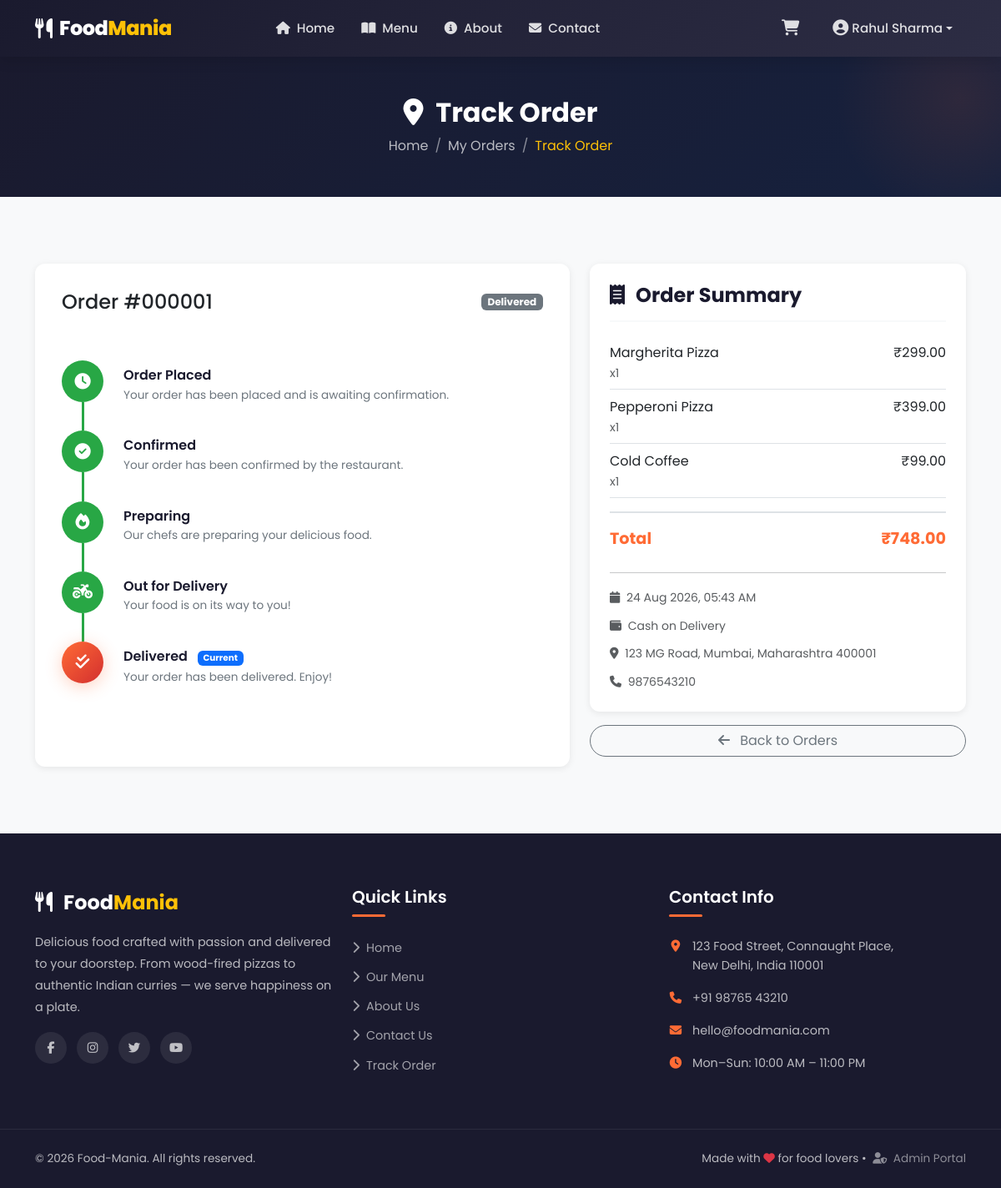
The page /user/order_track.php?id=1 (signed in) on the database its author committed.
### tables this page shows
CREATE TABLE `orders` (
    `id` INT(11) NOT NULL AUTO_INCREMENT,
    `user_id` INT(11) NOT NULL,
    `total_amount` DECIMAL(10,2) NOT NULL,
    `status` ENUM('pending','confirmed','preparing','out_for_delivery','delivered','cancelled') NOT NULL DEFAULT 'pending',
    `payment_method` ENUM('cod','online') NOT NULL DEFAULT 'cod',
    `delivery_address` TEXT NOT NULL,
    `phone` VARCHAR(20) NOT NULL,
    `created_at` TIMESTAMP NOT NULL DEFAULT CURRENT_TIMESTAMP,
    PRIMARY KEY (`id`),
    KEY `fk_order_user` (`user_id`),
    CONSTRAINT `fk_order_user` FOREIGN KEY (`user_id`) REFERENCES `users`(`id`) ON DELETE CASCADE
);

CREATE TABLE `order_items` (
    `id` INT(11) NOT NULL AUTO_INCREMENT,
    `order_id` INT(11) NOT NULL,
    `food_item_id` INT(11) NOT NULL,
    `quantity` INT(11) NOT NULL,
    `price` DECIMAL(10,2) NOT NULL,
    PRIMARY KEY (`id`),
    KEY `fk_oi_order` (`order_id`),
    KEY `fk_oi_food` (`food_item_id`),
    CONSTRAINT `fk_oi_order` FOREIGN KEY (`order_id`) REFERENCES `orders`(`id`) ON DELETE CASCADE,
    CONSTRAINT `fk_oi_food` FOREIGN KEY (`food_item_id`) REFERENCES `food_items`(`id`) ON DELETE CASCADE
);

CREATE TABLE `food_items` (
    `id` INT(11) NOT NULL AUTO_INCREMENT,
    `category_id` INT(11) NOT NULL,
    `name` VARCHAR(150) NOT NULL,
    `description` TEXT DEFAULT NULL,
    `price` DECIMAL(10,2) NOT NULL,
    `image` VARCHAR(255) DEFAULT NULL,
    `is_available` TINYINT(1) NOT NULL DEFAULT 1,
    `created_at` TIMESTAMP NOT NULL DEFAULT CURRENT_TIMESTAMP,
    PRIMARY KEY (`id`),
    KEY `fk_food_category` (`category_id`),
    CONSTRAINT `fk_food_category` FOREIGN KEY (`category_id`) REFERENCES `categories`(`id`) ON DELETE CASCADE
);

### user/order_track.php (the view, shortened to what this page needs)
<?php
require_once __DIR__ . '/../includes/functions.php';
$pdo = getDBConnection();
$userId = $_SESSION['user_id'];
$orderId = isset($_GET['id']) ? (int)$_GET['id'] : 0;
$stmt = $pdo->prepare("SELECT * FROM orders WHERE id = :id AND user_id = :uid");
$stmt->execute([':id' => $orderId, ':uid' => $userId]);
$order = $stmt->fetch();
$stmtItems = $pdo->prepare("
    SELECT oi.*, f.name
    FROM order_items oi
    JOIN food_items f ON oi.food_item_id = f.id
    WHERE oi.order_id = :oid
");
$stmtItems->execute([':oid' => $orderId]);
$orderItems = $stmtItems->fetchAll();
$statusSteps = [
    'pending'          => ['icon' => 'fa-clock',       'label' => 'Order Placed',       'desc' => 'Your order has been placed and is awaiting confirmation.'],
    'confirmed'        => ['icon' => 'fa-check-circle','label' => 'Confirmed',           'desc' => 'Your order has been confirmed by the restaurant.'],
    'preparing'        => ['icon' => 'fa-fire',        'label' => 'Preparing',            'desc' => 'Our chefs are preparing your delicious food.'],
    'out_for_delivery' => ['icon' => 'fa-motorcycle',  'label' => 'Out for Delivery',     'desc' => 'Your food is on its way to you!'],
    'delivered'        => ['icon' => 'fa-check-double','label' => 'Delivered',             'desc' => 'Your order has been delivered. Enjoy!'],
];
$statusKeys = array_keys($statusSteps);
$currentIndex = array_search($order['status'], $statusKeys);
include __DIR__ . '/../includes/header.php';
include __DIR__ . '/../includes/navbar.php';
?>
<div class="page-header">
    <div class="container">
        <h1><i class="fas fa-map-marker-alt me-2"></i> Track Order</h1>
        <nav aria-label="breadcrumb">
            <ol class="breadcrumb">
                <li class="breadcrumb-item"><a href="<?php echo SITE_URL; ?>/">Home</a></li>
                <li class="breadcrumb-item"><a href="<?php echo SITE_URL; ?>/user/order_history.php">My Orders</a></li>
                <li class="breadcrumb-item active" aria-current="page">Track Order</li>
            </ol>
        </nav>
    </div>
</div>
<section class="section-padding">
    <div class="container">
        <div class="row g-4">
            <div class="col-lg-7">
                <div class="checkout-card">
                    <div class="d-flex justify-content-between align-items-center mb-4">
                        <h4 class="mb-0">
                            Order #<?php echo str_pad($order['id'], 6, '0', STR_PAD_LEFT); ?>
                        </h4>
                        <?php echo getStatusBadge($order['status']); ?>
                    </div>
                    <?php if ($order['status'] === 'cancelled'): ?>
                        <div class="alert alert-danger">
                            <i class="fas fa-times-circle me-2"></i>
                            This order has been cancelled.
                        </div>
                    <?php else: ?>
                        <div class="order-timeline">
                            <?php $i = 0; foreach ($statusSteps as $key => $step):
                                $isCompleted = $i < $currentIndex;
                                $isActive    = $i === $currentIndex;
                                $isFuture    = $i > $currentIndex;
                            ?>
                                <div class="timeline-step">
                                    <div class="timeline-icon <?php echo $isCompleted ? 'completed' : ($isActive ? 'active' : ''); ?>">
                                        <i class="fas <?php echo $step['icon']; ?>"></i>
                                    </div>
                                    <?php if ($i < count($statusSteps) - 1): ?>
                                        <div class="timeline-line <?php echo $isCompleted ? 'active' : ''; ?>"></div>
                                    <?php endif; ?>
                                    <div class="timeline-content">
                                        <h6 class="<?php echo $isFuture ? 'text-muted' : ''; ?>">
                                            <?php echo $step['label']; ?>
                                            <?php if ($isActive): ?>
                                                <span class="badge bg-primary ms-2" style="font-size:0.65rem;">Current</span>
                                            <?php endif; ?>
                                        </h6>
                                        <p class="<?php echo $isFuture ? 'text-muted' : ''; ?>">
                                            <?php echo $step['desc']; ?>
                                        </p>
                                    </div>
                                </div>
                            <?php $i++; endforeach; ?>
                        </div>
                    <?php endif; ?>
                </div>
            </div>
            <div class="col-lg-5">
                <div class="cart-summary">
                    <h4><i class="fas fa-receipt me-2"></i> Order Summary</h4>
                    <?php foreach ($orderItems as $oi): ?>
                        <div class="d-flex justify-content-between py-2 border-bottom">
                            <div>
                                <span class="fw-500"><?php echo sanitize($oi['name']); ?></span>
                                <small class="text-muted d-block">x<?php echo $oi['quantity']; ?></small>
                            </div>
                            <span class="fw-600"><?php echo formatPrice($oi['price'] * $oi['quantity']); ?></span>
                        </div>
                    <?php endforeach; ?>
                    <div class="cart-summary-row cart-summary-total mt-3">
                        <span>Total</span>
                        <span><?php echo formatPrice($order['total_amount']); ?></span>
                    </div>
                    <hr>
                    <div class="mb-2">
                        <small class="text-muted"><i class="fas fa-calendar me-1"></i> <?php echo formatDate($order['created_at']); ?></small>
                    </div>
                    <div class="mb-2">
                        <small class="text-muted"><i class="fas fa-wallet me-1"></i> <?php echo $order['payment_method'] === 'cod' ? 'Cash on Delivery' : 'Online Payment'; ?></small>
                    </div>
                    <div class="mb-2">
                        <small class="text-muted"><i class="fas fa-map-marker-alt me-1"></i> <?php echo sanitize($order['delivery_address']); ?></small>
                    </div>
                    <div>
                        <small class="text-muted"><i class="fas fa-phone me-1"></i> <?php echo sanitize($order['phone']); ?></small>
                    </div>
                </div>
                <div class="mt-3">
                    <a href="<?php echo SITE_URL; ?>/user/order_history.php" class="btn btn-outline-secondary rounded-pill w-100">
                        <i class="fas fa-arrow-left me-2"></i> Back to Orders
                    </a>
                </div>
            </div>
        </div>
    </div>
</section>
<?php include __DIR__ . '/../includes/footer.php'; ?>

### includes/functions.php (shortened to what this page needs)
<?php
function sanitize(string $data): string {
    return htmlspecialchars(trim($data), ENT_QUOTES, 'UTF-8');
}
function formatPrice(float $price): string {
    return '₹' . number_format($price, 2);
}
function formatDate(string $date, string $format = 'd M Y, h:i A'): string {
    return date($format, strtotime($date));
}
function getStatusBadge(string $status): string {
    $badges = [
        'pending'          => '<span class="badge bg-warning text-dark">Pending</span>',
        'confirmed'        => '<span class="badge bg-info">Confirmed</span>',
        'preparing'        => '<span class="badge bg-primary">Preparing</span>',
        'out_for_delivery' => '<span class="badge bg-orange">Out for Delivery</span>',
        'delivered'        => '<span class="badge bg-success">Delivered</span>',
        'cancelled'        => '<span class="badge bg-danger">Cancelled</span>',
    ];
    return $badges[$status] ?? '<span class="badge bg-secondary">' . ucfirst($status) . '</span>';
}

### assets/css/style.css (style rules this page uses)
:root { --primary: #FF6B35; --primary-dark: #E5551F; --primary-light: #FF8C5A; --secondary: #D32F2F; --secondary-dark: #B71C1C; --accent: #FFC107; --accent-dark: #FFA000; --dark: #1A1A2E; --dark-light: #2D2D44; --gray-900: #212529; --gray-700: #495057; --gray-500: #6C757D; --gray-300: #DEE2E6; --gray-100: #F8F9FA; --white: #FFFFFF; --success: #28A745; --info: #17A2B8; --warning: #FFC107; --danger: #DC3545; --shadow-sm: 0 2px 8px rgba(0,0,0,0.08); --shadow-md: 0 4px 16px rgba(0,0,0,0.12); --shadow-lg: 0 8px 32px rgba(0,0,0,0.16); --shadow-glow: 0 4px 20px rgba(255,107,53,0.3); --radius-sm: 8px; --radius-md: 12px; --radius-lg: 20px; --radius-pill: 50px; --transition: all 0.3s cubic-bezier(0.4, 0, 0.2, 1); --transition-fast:all 0.15s ease; }
* { margin: 0; padding: 0; box-sizing: border-box; }
html { scroll-behavior: smooth; }
body { font-family: 'Poppins', -apple-system, BlinkMacSystemFont, 'Segoe UI', sans-serif; color: var(--gray-900); background-color: var(--gray-100); line-height: 1.6; overflow-x: hidden; }
a { text-decoration: none; color: var(--primary); transition: var(--transition); }
.section-padding { padding: 5rem 0; }
.cart-summary { background: var(--white); border-radius: var(--radius-md); box-shadow: var(--shadow-sm); padding: 1.5rem; position: sticky; top: 100px; }
.cart-summary h4 { font-weight: 700; color: var(--dark); border-bottom: 2px solid var(--gray-100); padding-bottom: 1rem; margin-bottom: 1rem; }
.cart-summary-row { display: flex; justify-content: space-between; padding: 0.5rem 0; font-size: 0.95rem; }
.cart-summary-total { font-size: 1.2rem; font-weight: 700; color: var(--primary); border-top: 2px solid var(--gray-300); padding-top: 1rem; margin-top: 0.5rem; }
.order-timeline { position: relative; padding: 2rem 0; }
.timeline-step { display: flex; align-items: flex-start; margin-bottom: 2rem; position: relative; }
.timeline-icon { width: 50px; height: 50px; border-radius: 50%; display: flex; align-items: center; justify-content: center; font-size: 1.2rem; flex-shrink: 0; z-index: 2; background: var(--gray-300); color: var(--gray-500); transition: var(--transition); }
.timeline-icon.active { background: linear-gradient(135deg, var(--primary), var(--secondary)); color: var(--white); box-shadow: var(--shadow-glow); }
.timeline-icon.completed { background: var(--success); color: var(--white); }
.timeline-content { margin-left: 1.5rem; padding-top: 0.5rem; }
.timeline-content h6 { font-weight: 600; color: var(--dark); margin-bottom: 0.2rem; }
.timeline-content p { font-size: 0.85rem; color: var(--gray-500); margin: 0; }
.timeline-line { position: absolute; left: 24px; top: 50px; bottom: -2rem; width: 3px; background: var(--gray-300); }
.timeline-line.active { background: var(--success); }
.checkout-card { background: var(--white); border-radius: var(--radius-md); box-shadow: var(--shadow-sm); padding: 2rem; }
.page-header { background: linear-gradient(135deg, var(--dark) 0%, #16213E 100%); padding: 3rem 0; text-align: center; color: var(--white); position: relative; overflow: hidden; }
.page-header::before { content: ''; position: absolute; top: -100px; right: -100px; width: 300px; height: 300px; background: radial-gradient(circle, rgba(255,107,53,0.1), transparent 70%); border-radius: 50%; }
.page-header h1 { font-weight: 700; font-size: 2rem; position: relative; z-index: 2; }
.page-header .breadcrumb { justify-content: center; margin-bottom: 0; position: relative; z-index: 2; }
.page-header .breadcrumb-item a { color: rgba(255,255,255,0.7); }
.page-header .breadcrumb-item.active { color: var(--accent); }
.breadcrumb-item + .breadcrumb-item::before { color: rgba(255,255,255,0.5) !important; }

### rows shown on the page
orders: id "000001", status "Delivered", total_amount "₹748.00", created_at "24 Aug 2026, 05:43 AM", delivery_address "123 MG Road, Mumbai, Maharashtra 400001", phone "9876543210"
order_items: food_item.name "Margherita Pizza", quantity "1", formatPrice($oi['price'] * $oi['quantity']) "₹299.00"
order_items: food_item.name "Pepperoni Pizza", quantity "1", formatPrice($oi['price'] * $oi['quantity']) "₹399.00"
order_items: food_item.name "Cold Coffee", quantity "1", formatPrice($oi['price'] * $oi['quantity']) "₹99.00"

### other values the page prints
$_SESSION['user_name'] "Rahul Sharma"
$step['label'] "Order Placed"
$step['desc'] "Your order has been placed and is awaiting confirmation."
$step['label'] "Confirmed"
$step['desc'] "Your order has been confirmed by the restaurant."
$step['label'] "Preparing"
$step['desc'] "Our chefs are preparing your delicious food."
$step['label'] "Out for Delivery"
$step['desc'] "Your food is on its way to you!"
$step['label'] "Delivered"
$step['desc'] "Your order has been delivered. Enjoy!"
